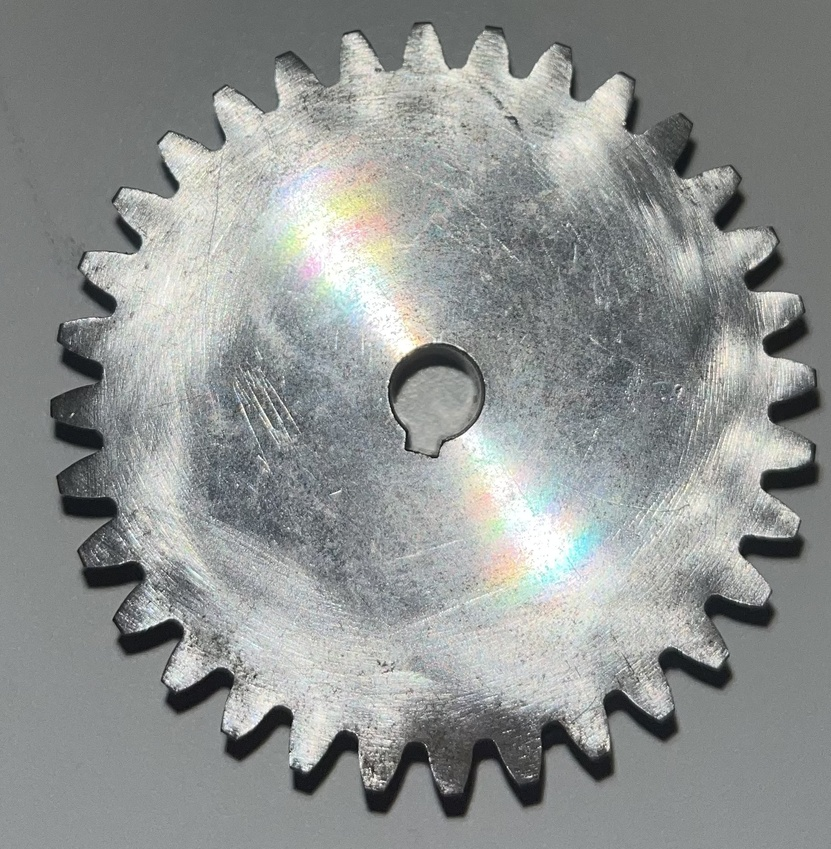
#> input picture Small_gear flits v0.1.jpg, 831 x 849 px, shrunk from 1842 x 1880 before the run
$ python Image+contour.py
#> lines starting #> are read from the running program, lines starting #| are printed output that depends on the picture; after the words box and inside, x2 and y2 are one past the last pixel; in counts of white or black regions, pixels touching at a corner belong together
import cv2
import numpy as np

# Laad de tandwielafbeelding
image = cv2.imread('Small_gear flits v0.1.jpg')
#> image is the input picture: shape (849, 831, 3); mean B, G, R 146, 147.4, 144.2

# Controleer of de afbeelding correct is geladen
if image is None:
    print("Kan de afbeelding niet laden. Controleer het pad.")
    exit()

# Converteer de afbeelding naar grijswaarden
gray_image = cv2.cvtColor(image, cv2.COLOR_BGR2GRAY)

# Voer Canny edge detection uit
edges = cv2.Canny(gray_image, 100, 200)
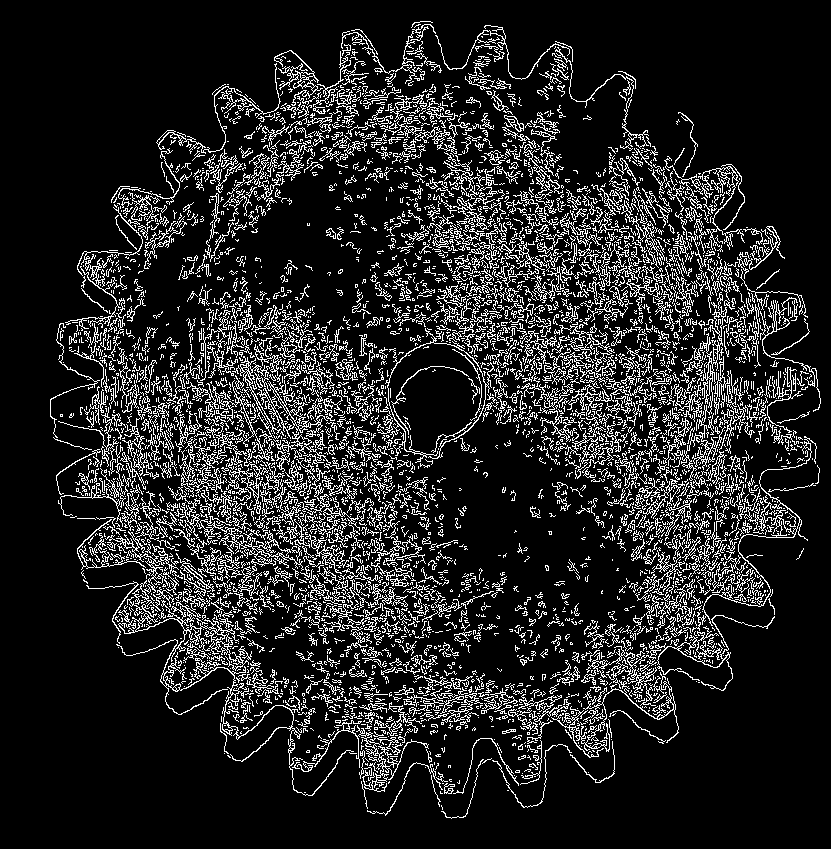
#> edges: shape (849, 831); 14% white in thin lines or dots, all inside (x1, y1, x2, y2) = (50, 21, 821, 819)

# Vind de contouren in de afbeelding
contours, _ = cv2.findContours(edges, cv2.RETR_EXTERNAL, cv2.CHAIN_APPROX_SIMPLE)
#> contours = 4088 contours, 3788 with area under 20; largest, box (x1, y1, x2, y2) and area: (116, 594, 354, 796) 1204, (232, 356, 328, 447) 1018, (668, 306, 727, 481) 812, (178, 505, 304, 578) 604, (297, 720, 429, 792) 547

# Sla de contourcoördinaten op in een tekstbestand
with open('contour_coordinates.txt', 'w') as f:
    for contour in contours:
        # Schrijf elke coördinaat in het bestand
        for point in contour:
            f.write(f"{point[0][0]}, {point[0][1]}\n")
#> this loop made 4088 passes
#> contour on passes 2, 4, 6: [[304, 792], [305, 792]], [[507, 790], [508, 790]], [[442, 783], [443, 783]]

# Teken de contouren voor visuele verificatie
contour_image = np.zeros_like(image)
for contour in contours:
    cv2.drawContours(contour_image, [contour], -1, (0, 255, 0), 2)  # Groene contouren
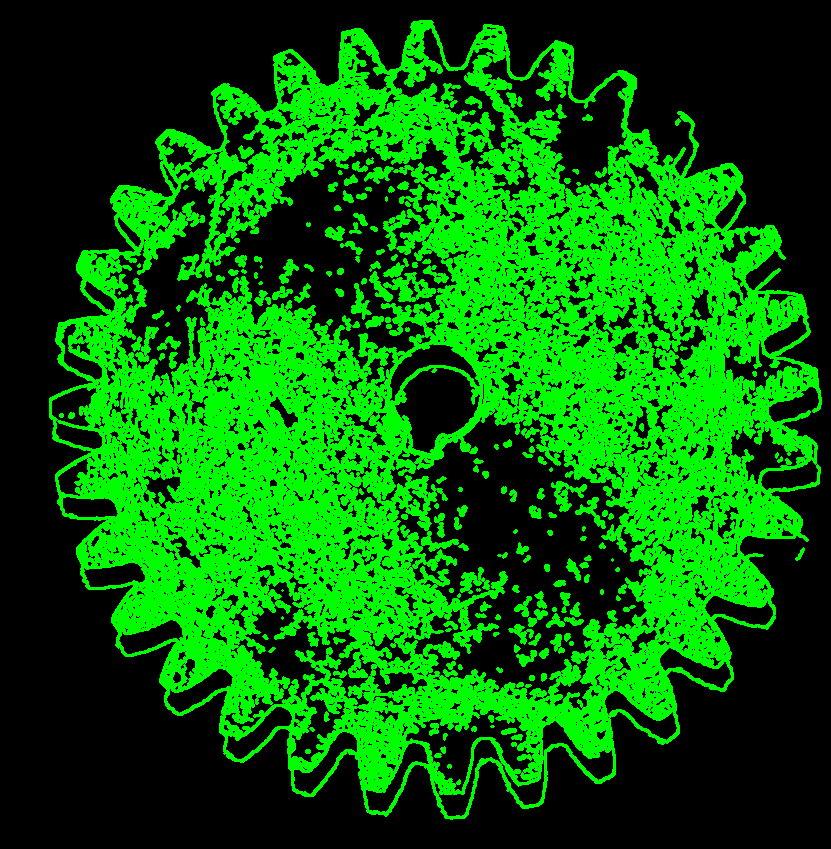
#> contour_image: shape (849, 831, 3); mean of channels 0, 1, 2 0, 99.4, 0; drawn as B, G, R

# Toon de originele afbeelding, randen en contouren
cv2.imshow('Originele Afbeelding', image)
cv2.imshow('Randen', edges)
cv2.imshow('Contouren', contour_image)

# Wacht tot een toets wordt ingedrukt
cv2.waitKey(0)
cv2.destroyAllWindows()

print("Contourcoördinaten zijn opgeslagen in 'contour_coordinates.txt'")

$ run again, with Big_gear flits v0.1.jpg copied over Small_gear flits v0.1.jpg
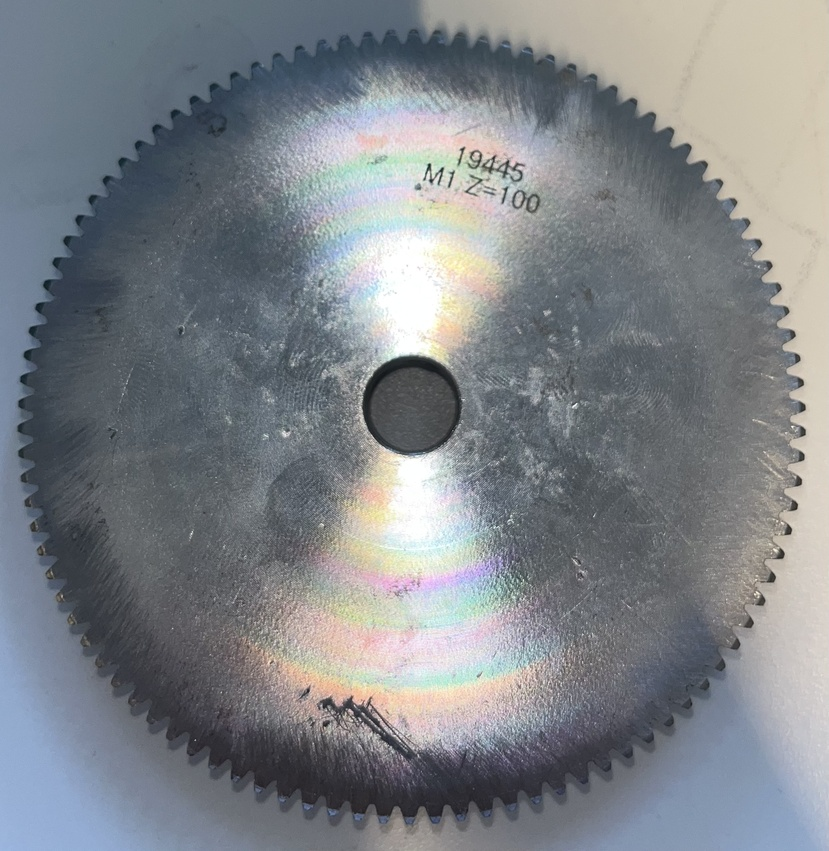
#> input picture Big_gear flits v0.1.jpg, 829 x 851 px, shrunk from 2343 x 2406 before the run
#> image is the input picture: shape (851, 829, 3); mean B, G, R 136.4, 131.7, 127.4
#> `edges = cv2.Canny(gray_image, 100, 200)`:
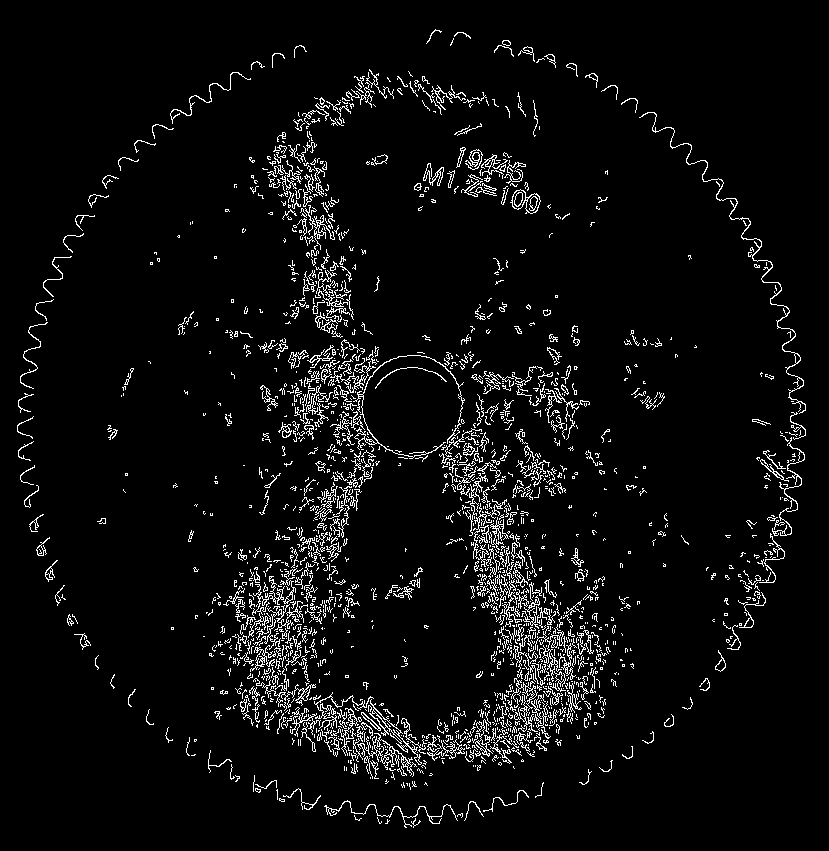
#> edges: shape (851, 829); 5% white in thin lines or dots, all inside (x1, y1, x2, y2) = (17, 29, 806, 828)
#> contours = 1658 contours, 1534 with area under 20; largest, box (x1, y1, x2, y2) and area: (510, 189, 541, 214) 422, (357, 733, 417, 777) 388, (369, 699, 422, 765) 314, (639, 112, 806, 414) 214, (353, 355, 465, 459) 192
#> the loop `for contour in contours:` made 1658 passes
#> contour on passes 10, 14, 21: [[277, 789], [276, 790], [277, 791], [277, 799]], [[406, 783], [407, 784], [407, 785], [407, 783]], [[370, 777], [370, 778]]
#> after the loop `for contour in contours:`:
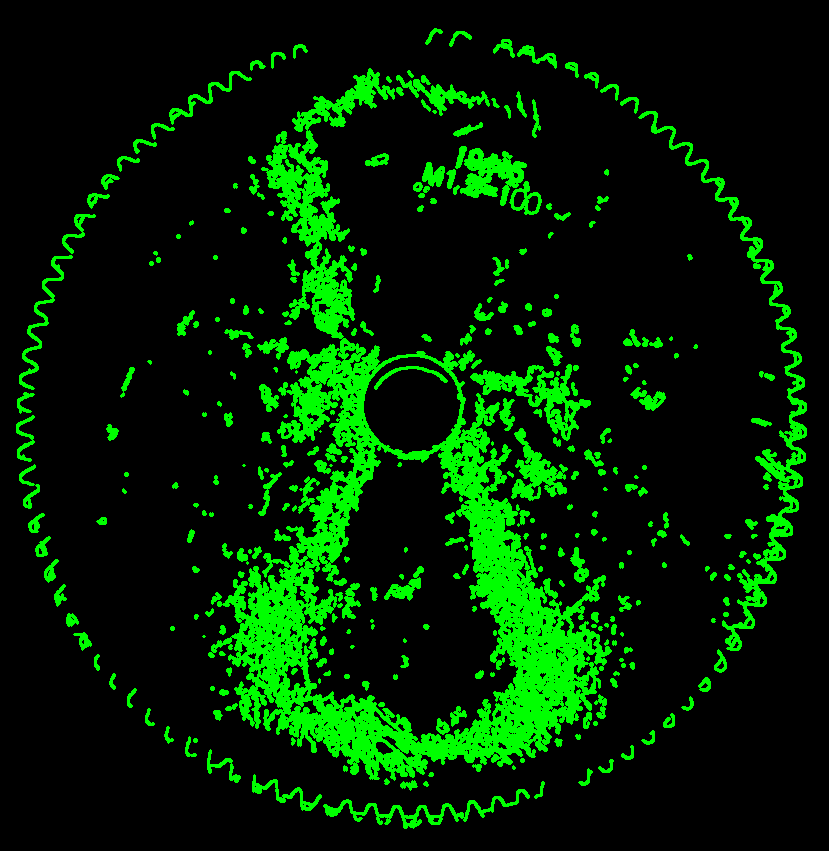
#> contour_image: shape (851, 829, 3); mean of channels 0, 1, 2 0, 36.4, 0; drawn as B, G, R

$ run again, with Big_gear flits v0.2.jpg copied over Small_gear flits v0.1.jpg
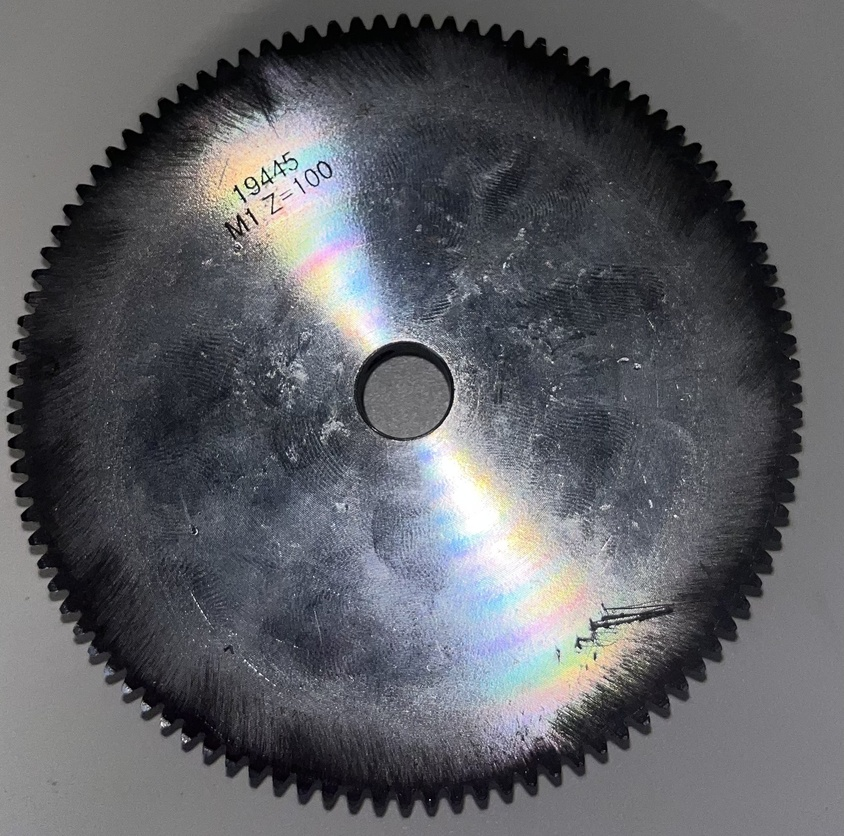
#> input picture Big_gear flits v0.2.jpg, 844 x 836 px, shrunk from 2155 x 2136 before the run
#> image is the input picture: shape (836, 844, 3); mean B, G, R 100.3, 95.6, 94.3
#> `edges = cv2.Canny(gray_image, 100, 200)`:
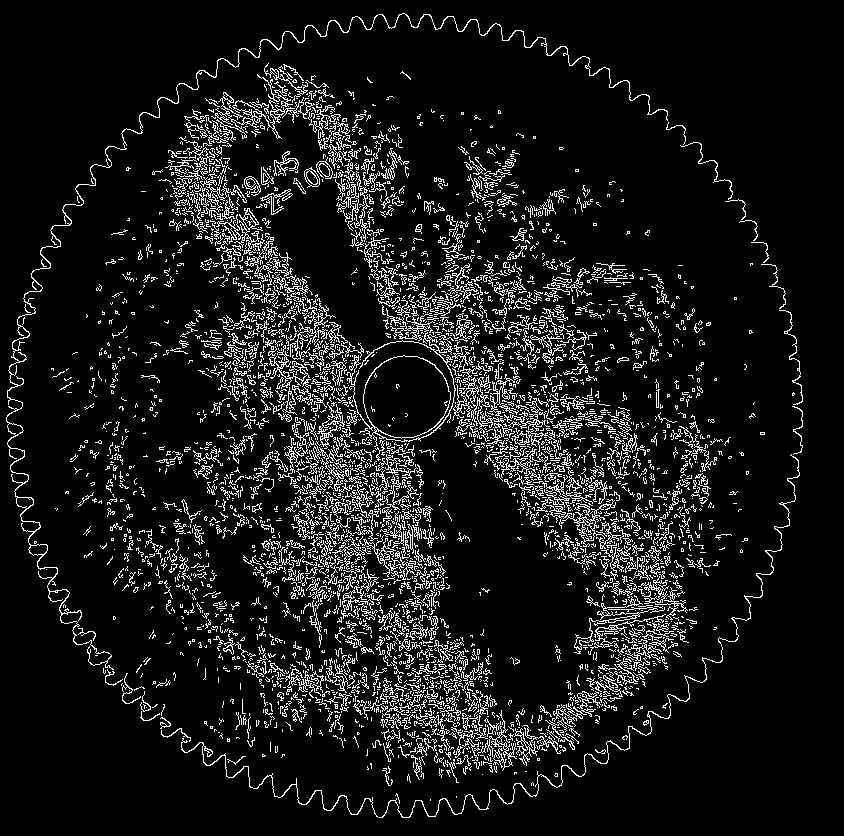
#> edges: shape (836, 844); 9.3% white in thin lines or dots
#> contours = 3341 contours, 3157 with area under 20; largest, box (x1, y1, x2, y2) and area: (346, 332, 456, 447) 5758, (6, 13, 668, 670) 1054, (533, 475, 616, 547) 504, (181, 454, 800, 818) 388, (215, 92, 282, 139) 382
#> the loop `for contour in contours:` made 3341 passes
#> contour on passes 1, 2, 5: [[430, 799], [430, 800]], [[456, 796], [456, 797]], [[482, 774]]
#> after the loop `for contour in contours:`:
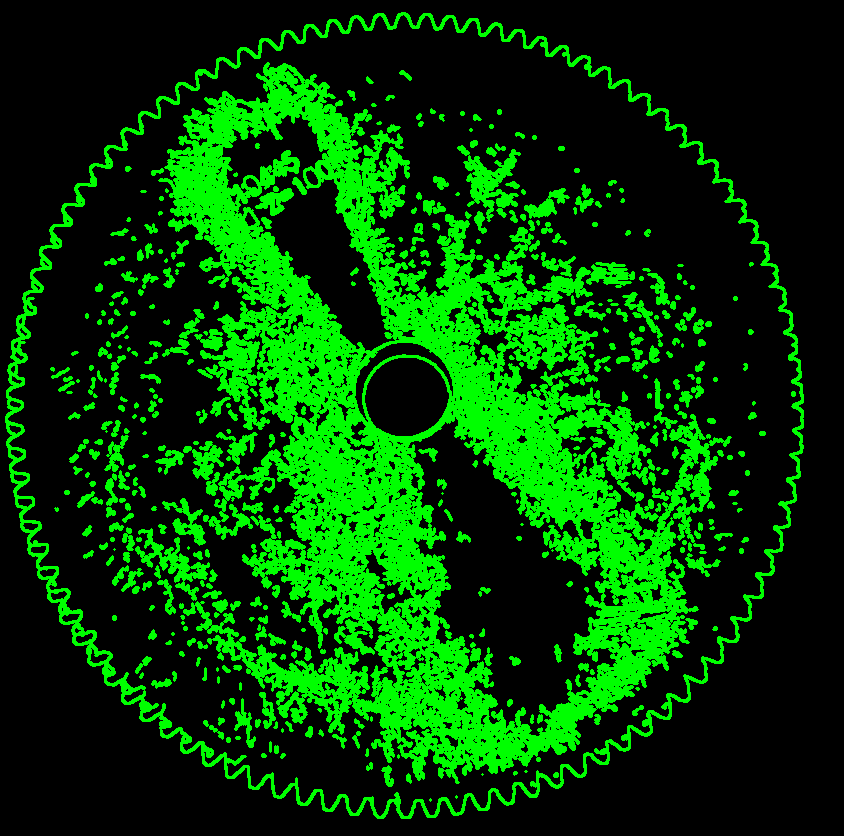
#> contour_image: shape (836, 844, 3); mean of channels 0, 1, 2 0, 66.8, 0; drawn as B, G, R
